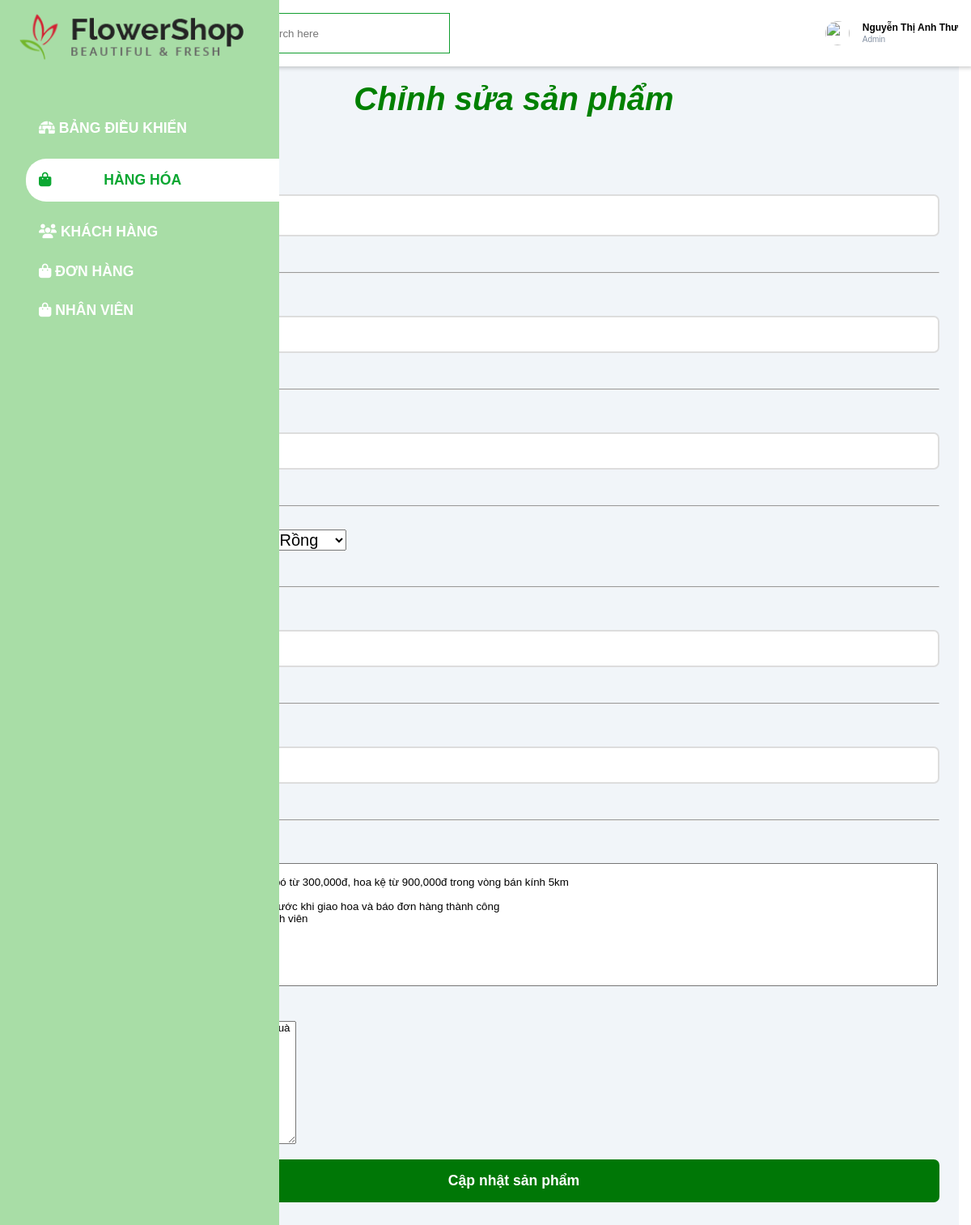
The app's page /editproduct.php?mshh=63 (signed in) with its own data.
### tables this page shows
CREATE TABLE `hanghoa` (
  `MSHH` int(11) NOT NULL,
  `TenHH` varchar(100) NOT NULL,
  `MoTaHH` text NOT NULL,
  `Gia` int(20) NOT NULL,
  `MaLoaiHH` int(11) NOT NULL,
  `SoLuongHang` int(11) NOT NULL,
  `GhiChu` text NOT NULL,
  `NgayTao` datetime NOT NULL
);

### editproduct.php (the view, shortened to what this page needs)
<!DOCTYPE html>
<html lang="en">
<head>
    <link rel="stylesheet" href="css/admin.css?v=<?php echo time(); ?>">
    <link rel="stylesheet" href="css/login.css?v=<?php echo time(); ?>">
</head>
<?php
include_once("./connect.php");
$mshh = isset($_GET['mshh']) ? $_GET['mshh'] : "";
$sql = "SELECT * FROM hanghoa WHERE MSHH='$mshh'";
$query = mysqli_query($conn, $sql);
?>
<body>
    <div class="sidebar">
        <div class="sidebar-brand">
            <img src="img/logo.png" alt="logo" height="60px">
        </div>
        <div class="sidebar-menu">
            <ul>
                <li>
                    <a href="admin.php"><span class="fas fa-igloo"></span>
                        <span>BẢNG ĐIỀU KHIỂN</span></a>
                </li>
                <li>
                    <a href="product.php" class="active"><span class="fas fa-shopping-bag"></span>
                        <span>HÀNG HÓA</span></a>
                </li>
                <li>
                    <a href="customer.php"><span class="fas fa-users"></span>
                        <span>KHÁCH HÀNG</span></a>
                </li>
                <li>
                    <a href="order.php"><span class="fas fa-shopping-bag"></span>
                        <span>ĐƠN HÀNG</span></a>
                </li>
                <li>
                    <a href="nhanvien.php"><span class="fas fa-shopping-bag"></span>
                        <span>NHÂN VIÊN</span></a>
                </li>
            </ul>
        </div>
    </div>
    <div class="main-content">
        <header>
            <h2 style="margin-top: 10px">
                <label for="nav-toggle">
                </label>
                <span id="dashboard">BẢNG ĐIỀU KHIỂN</span>
            </h2>
            <div class="search-wrapper">
                <input type="search" placeholder="Search here">
            </div>
            <div class="user-wrapper" style="cursor: pointer;">
                <img src="img/admin/AnhThu.PNG" width="30px" height="30px" alt="">
                <div>
                    <h4>Nguyễn Thị Anh Thư</h4>
                    <small>Admin</small>
                </div>
            </div>
        </header>
        <main class="edit_main">
            <form enctype="multipart/form-data" action="editproduct.php?mshh=<?php echo $mshh; ?>" method="POST">
                <?php
                if ($row = mysqli_fetch_array($query)) {
                ?>
                    <div class="edit-header">
                        <h1><b><i>Chỉnh sửa sản phẩm</i></b> </h1>
                    </div>
                    <div class="form-input-group">
                        <label class="form-label">Hình ảnh </label>
                        <input type="file" id="anh" name="anh[]" multiple class="form-input">
                    </div>
                    <br><br>
                    <hr><br><br>
                    <div class="form-input-group">
                        <label class="form-label">MSHH</label>
                        <input value="<?php echo $row['MSHH'] ?>" required type="text" id="mshh" name="mshh" class="form-input" disabled>
                    </div>
                    <br><br>
                    <hr><br><br>
                    <div class="form-input-group">
                        <label class="form-label">Tên sản phẩm</label>
                        <input value="<?php echo $row['TenHH'] ?>" required type="text" id="tenhh" name="tenhh" class="form-input" autofocus placeholder="Tên hàng hóa">
                    </div>
                    <br><br>
                    <hr><br><br>
                    <div class="form-input-group">
                        <label class="form-label">Loại sản phẩm</label>
                    </div>
                    <br><br>
                    <hr><br><br>
                    <div class="form-input-group">
                        <label for="signupPassword2" class="form-label">Giá sản phẩm</label>
                        <input value="<?php echo $row['Gia'] ?>" required min='0' type="number" id="gia" name="gia" class="form-input" autofocus placeholder="Gia san pham">
                    </div>
                    <br><br>
                    <hr><br><br>
                    <div class="form-input-group">
                        <label for="signupPassword2" class="form-label">Số lượng</label>
                        <input value="<?php echo $row['SoLuongHang'] ?>" min='0' required type="number" id="soluong" class="form-input" name="soluong" autofocus placeholder="So luong">
                    </div>
                    <br><br>
                    <hr><br><br>
                    <div class="form-input-group">
                        <label for="chitietsp" class="form-label">Mô tả sản phẩm</label>
                        <textarea name="chitietsp" id="chitietsp" cols="30" rows="10"><?= $row['MoTaHH'] ?>
                        </textarea>
                    </div>
                    <div class="form-input-group">
                        <label for="ghichu" class="form-label">Ghi chu sản phẩm</label>
                    </div>
                    <button name='updateproduct' class="form-button" type="submit">Cập nhật sản phẩm</button>
                <?php
                }
                ?>
        </main>
    </div>
</body>
</html>

### css/admin.css (style rules this page uses)
:root { --main-color: #0ba732; --color-dark: #1d2231; --text-grey: #8390a2; }
* { padding: 0; margin: 0; box-sizing: border-box; list-style-type: none; text-decoration: none; font-family: 'Poppins', sans-serif; transition: all 0.1s; }
.sidebar { width: 300px; position: fixed; left: 0; top: 0; height: 100%; background-color:rgb(168, 221, 166); z-index: 100; transition: margin-left 300ms; }
.sidebar-brand { height: 100px; padding: 2.5rem 0rem 0rem 1rem ; color: #fff; position: relative; top: -1.5rem; left: -0.5rem; }
.sidebar-menu { margin-top: 3rem; }
.sidebar-menu li { width: 100%; margin-bottom: 1.7rem; padding-left: 1rem; }
.sidebar-menu a.active span:last-child { margin-left: 60px; }
.sidebar-menu a { padding-left: 1rem; display: block; color: #fff; font-weight: bold; font-size: 1.1rem; transition: all 0.3s; }
.sidebar-menu a.active { background: #fff; padding-top: 1rem; padding-bottom: 1rem; color: var(--main-color); border-radius: 25px 0px 0px 25px; transition: all 0.3s; }
.main-content { transition: margin-left 300ms; margin-left: 345px; }
header { display: flex; justify-content: space-between; padding: 1rem; box-shadow: 2px 2px 5px rgba(0,0,0,0.2); position: fixed; left: 345px; width: calc(100% - 345px); top: 0 ; z-index: 100; background: #fff; transition: left 300ms; }
header h2 { color: #222; }
.search-wrapper { border: 1px solid rgb(17, 158, 47); height: 50px; margin-left: -500px; display: flex; align-items: center; overflow-x: hidden; width: 300px; }
.search-wrapper input { height: 100%; padding: .5rem; border: none; outline: none; }
.user-wrapper { display: flex; align-items: center; }
.user-wrapper img { border-radius: 50%; margin-right: 1rem; }
.user-wrapper small { display: inline-block; color: var(--text-grey); }
main { margin-top: 85px; padding: 2rem 1.5rem; background: #f1f5f9; min-height: calc(100vh - 90px); }
.edit_main { margin-bottom: -700px; width: 1100px; }
.edit-header { font-size: 20px; text-align: center; color: green; }
#chitietsp { width: 1050px; }
div { font-size: 12px; }
#chitietsp { resize: none; }
@media only screen and (max-width: 1200px) { .sidebar { width: 70px; } }
@media only screen and (max-width: 1200px) { .sidebar li, .sidebar .sidebar-brand { padding-left: 1rem; text-align: center; } }
@media only screen and (max-width: 1200px) { .sidebar li a { padding-left: 0rem; } }
@media only screen and (max-width: 1200px) { .sidebar li a span:last-child { display: none; } }
@media only screen and (max-width: 1200px) { .main-content { margin-left: 70px; } }
@media only screen and (max-width: 1200px) { .main-content header { width: calc(100% - 70px); left: 70px; } }

### css/login.css (style rules this page uses)
body { --color-primary: #007706; --color-primary-dark: #145700; --color-secondary: #0e3a00; --color-error: #cc3333; --color-success: #4bb544; --border-radius: 7px; margin: 0; height: 100vh; display: flex; align-items: center; justify-content: center; font-size: 18px; background: url("https://roisin.qodeinteractive.com/wp-content/uploads/2020/02/roisin-landing-background-img-1.jpg"); background-size: cover; }
.container, .form-input, .form-button { font: 500 1rem 'Quicksand', sans-serif; }
.form-input-group { margin-bottom: 1rem; }
.form-input { display: block; width: 100%; padding: 0.75rem; box-sizing: border-box; border-radius: var(--border-radius); border: 2px solid #dddddd; outline: none; background: #ffffff; transition: 0.2s; }
.form-button { width: 100%; padding: 1rem 2rem; font-weight: bold; font-size: 1.1rem; color: #ffffff; border: none; border-radius: var(--border-radius); outline: none; cursor: pointer; background: var(--color-primary); }
.form-label { font-weight: bold; font-size: 20px; color: #0f3f00; font-family: 'Roboto Condensed', sans-serif; font-style: italic; }

### records on screen
hanghoa: mshh "63", tenhh "Xương Rồng SP03", gia "500000", soluong "100", chitietsp "Giao hoa hỏa tốc trong vòng 2 – 3 giờ Miễn phí vận chuyển cho hoa giỏ, hoa bó từ 300,000đ, hoa kệ từ 900,000đ trong vòng bán kính 5km Miễn phí thiệp, băng rôn trị giá 30,000đ Nhận thiết kế thiệp miễn phí Gửi hình trước khi giao hoa và báo đơn hàng thành công Nhận nhiều ưu đãi hàng tháng cho thành viên"
